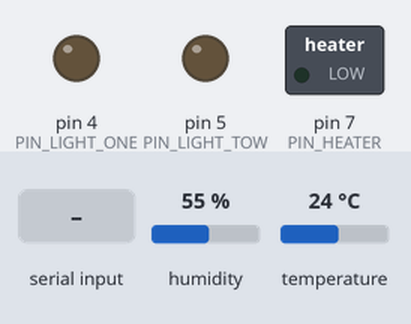
A sketch run on a simulated Arduino Mega 2560, built with avr-gcc and run on an emulated ATmega2560. Parts: switched loads named in the sketch (green lamp = pin HIGH), output pins drawn as LEDs (lit = HIGH). The inputs (shaded band) are chosen by the test bench; at power-on: humidity 55 %, temperature 24 °C.

Above: at 1.2 s.
1.3 s: "11\n" received over the second serial link
At 1.7 s:
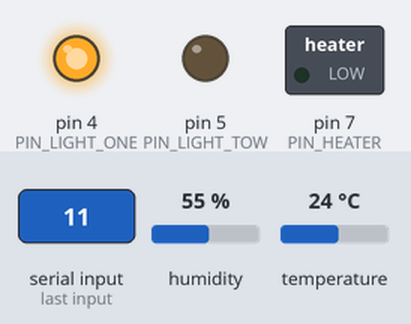
2.8 s: "21\n" received over the second serial link
At 4.0 s:
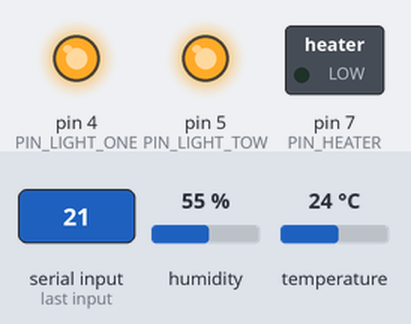
4.3 s: "10\n" received over the second serial link
At 5.2 s:
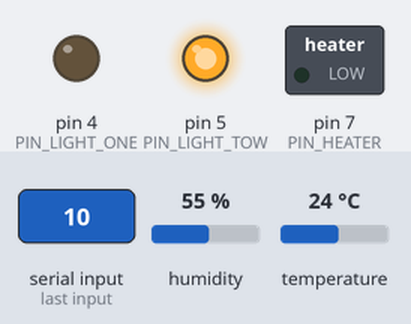
5.8 s: "20\n" received over the second serial link
At 6.4 s:
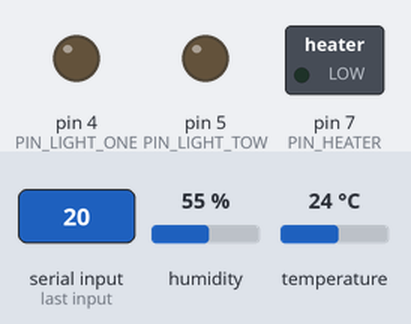
Timing chart, 0 to 8.3 s (numbered marks = the images above; inputs shaded):
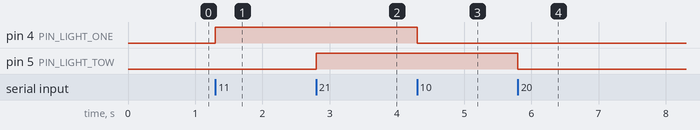

The sketch:

Arduino__part.ino
```cpp
#include <DHT.h>


// Auxiliar variables to store the current output state
float humidity_ = 0.0;
float temperature_ = 0.0;
String cmd;

// Assign output variables to GPIO pins
const int PIN_LIGHT_TOW =  5;
const int PIN_LIGHT_ONE =  4;
const int PIN_HEATER = 7;
const int PIN_DHT22 = 8;


#define DHTTYPE DHT22
DHT dht(PIN_DHT22, DHT22);

void setup() {
  Serial1.begin(115200);
  // Initialize the output variables as outputs
  pinMode(PIN_LIGHT_TOW, OUTPUT);
  pinMode(PIN_LIGHT_ONE, OUTPUT);
  pinMode(PIN_HEATER, OUTPUT);


  // Set outputs to LOW
  digitalWrite(PIN_LIGHT_TOW, LOW);
  digitalWrite(PIN_LIGHT_ONE, LOW);
  digitalWrite(PIN_HEATER, LOW);

  dht.begin();
}

void loop(){
  humidity_ = dht.readHumidity();
  temperature_ = dht.readTemperature();
  String request_ = (String) humidity_+"b"+(String) temperature_  ;

 if(Serial1.available()){
  cmd = Serial1.readStringUntil('\n');
  switch(cmd.toInt()){
     //Light one is OFF.
    case 10:
    digitalWrite(PIN_LIGHT_ONE,LOW);
    break;

    //Light one is ON.
    case 11:
    digitalWrite(PIN_LIGHT_ONE,HIGH);
    break;

    //Light tow is OFF.
    case 20:
    digitalWrite(PIN_LIGHT_TOW,LOW);
    break;

    //Light tow is ON.
    case 21:
    digitalWrite(PIN_LIGHT_TOW,HIGH);
    break;

    //Heater is OFF.
    case 30:
    digitalWrite(PIN_HEATER,LOW);
    break;

    //Heater is ON.
    case 31:
    digitalWrite(PIN_HEATER,HIGH);
    break;

  }
 }

 // clear all data in the port.
 Serial1.flush();

 //Send Data to Web page
 if (request_ != ""){
 Serial1.println(request_);
 request_ ="";
 }

}
```

Measured:
- after the input at 1.3 s, pin 4 (PIN_LIGHT_ONE): LOW → HIGH at once
- after the input at 2.8 s, pin 5 (PIN_LIGHT_TOW): LOW → HIGH at once
- after the input at 4.3 s, pin 4 (PIN_LIGHT_ONE): HIGH → LOW at once
- after the input at 5.8 s, pin 5 (PIN_LIGHT_TOW): HIGH → LOW at once
